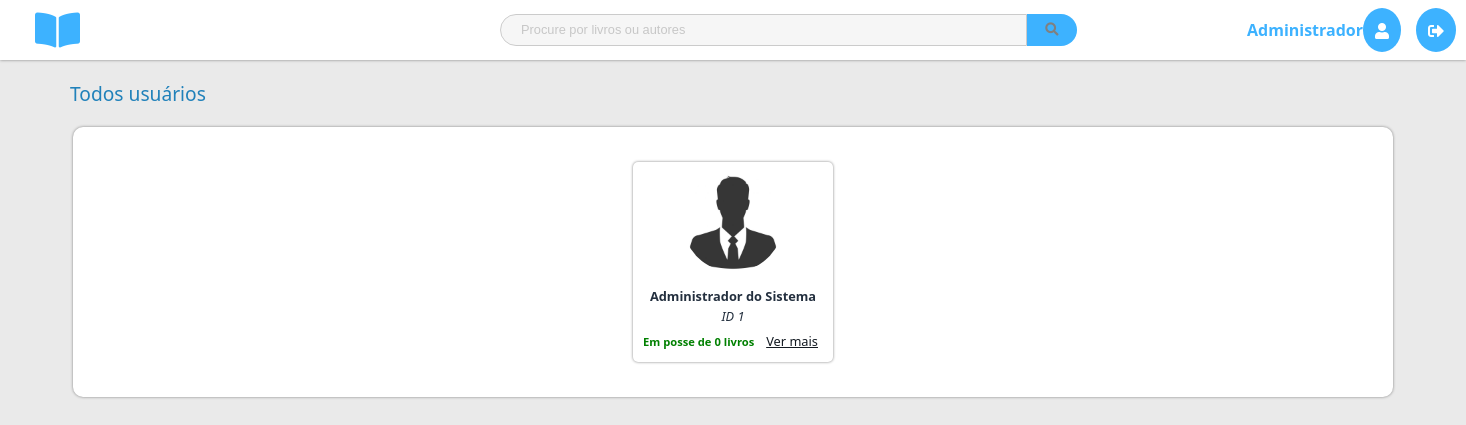
The app's page /accounts/all_users/ (signed in), older data.
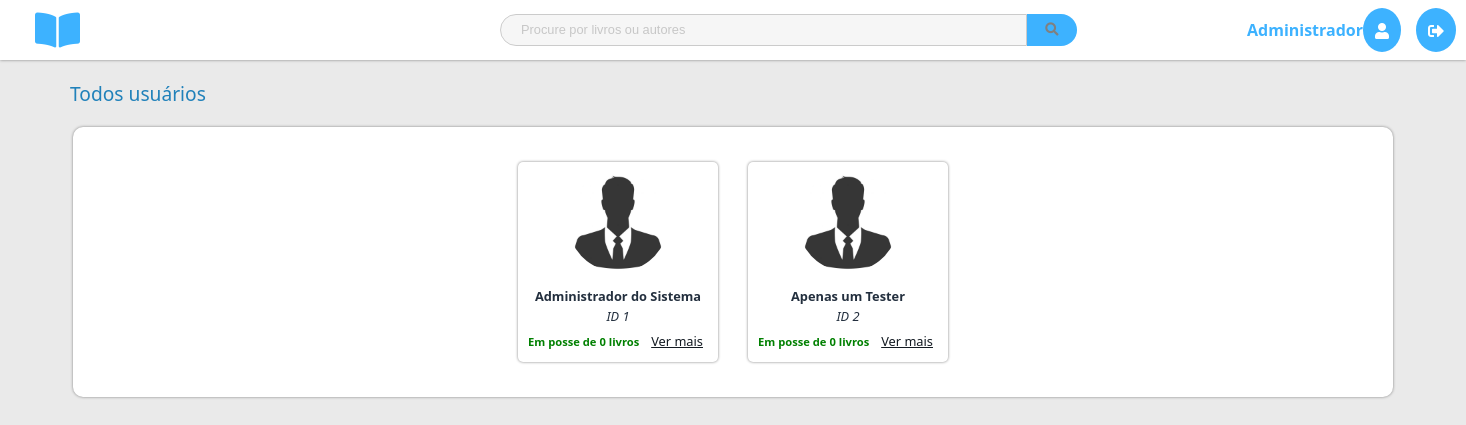
The same page, newer data.
### user/models.py (models this page shows, shortened)
class CustomUser(AbstractUser):
    img = models.ImageField(upload_to='student/images/',
                            default='../static/accounts/images/profile.jpg')

### user/views.py (the view)
# urls.py: path('all_users/', UserListView.as_view(), name="user_list"),
class UserListView(ListView):
    model = CustomUser
    template_name = "user/home.html"
    context_object_name = 'users'

### templates/user/home.html
{% extends "layout/base.html" %}
{% load static %}
{% block library %}
<link rel="stylesheet" href="{% static "book/css/home.css" %}">
{% if user.is_staff %}
<h3>Todos usuários</h3>
<div class="cards__container">
    {% for user in users.all %}
    <div class="std_card card">
        <img class="std_img" src="{{user.img.url}}" alt="" />
        <p class="name">{{user.first_name}} {{user.last_name}}</p>
        <p class="author">ID {{user.id}}</p>
        <p class="status" style="color:green">Em posse de {{user.books.all.count}} livros</p>
        <br>
        <a href="{% url 'std_profile' user.pk %}" class="book_btn">Ver mais</a>
    </div>
    {%endfor%}
</div>
{% endif %}
{%endblock library%}

Row changes from the older to the newer data that the page shows:
added CustomUser: img (placeholder picture), first_name "Apenas um", last_name "Tester", id "2", books.all.count "0"
